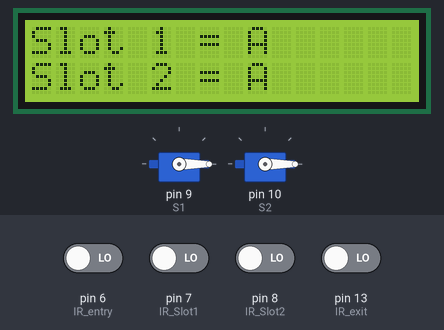
A sketch run on a simulated Arduino Uno, built with avr-gcc and run on an emulated ATmega328P. On the bench: 2 × servo, 16×2 character LCD. Inputs (shaded band) come from the test bench; at power-on: pin 6 (IR_entry), pin 7 (IR_Slot1), pin 8 (IR_Slot2), pin 13 (IR_exit) LOW.

Above: at 5.2 s.
5.3 s: pin 7 (IR_Slot1) driven HIGH
At 6.0 s:
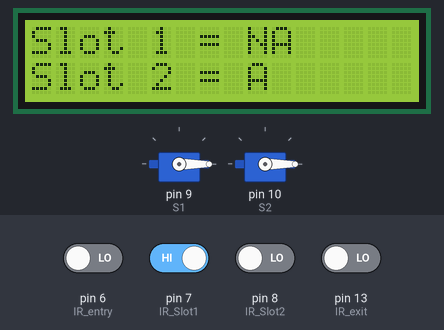
6.8 s: pin 8 (IR_Slot2) driven HIGH
At 8.0 s:
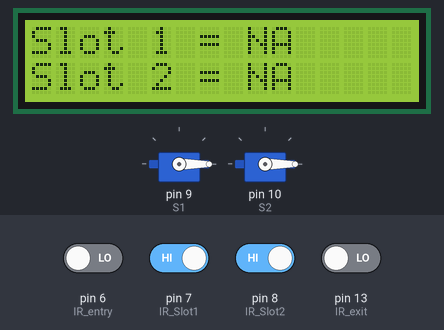
8.3 s: pin 7 (IR_Slot1) driven LOW
At 9.5 s:
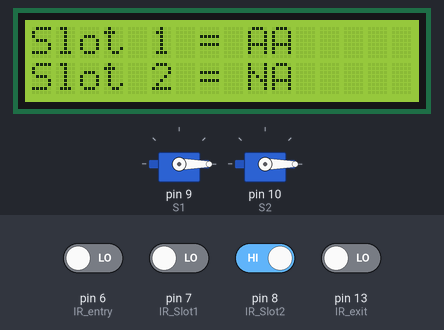
9.8 s: pin 8 (IR_Slot2) driven LOW
At 10.6 s:
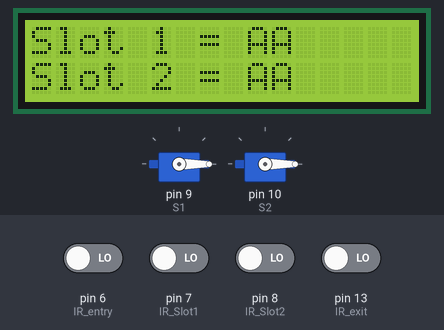
11.3 s: pin 7 (IR_Slot1) driven HIGH
At 11.7 s:
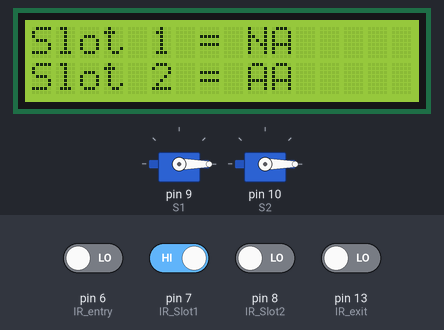
12.8 s: pin 6 (IR_entry) driven HIGH
At 14.1 s:
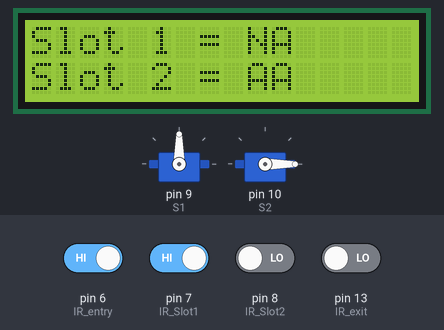
Timing chart, 0 to 15.3 s (numbered marks = the images above; inputs shaded):
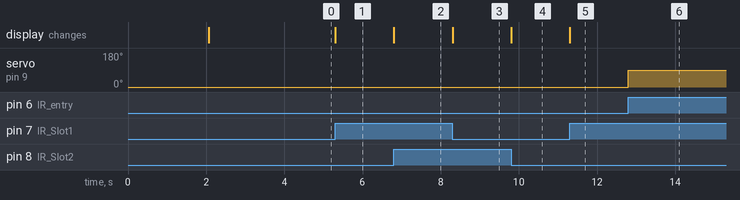

Measured:
- after the input at 5.3 s, the display: changes at once (image 1)
- after the input at 6.8 s, the display: changes at once (image 2)
- after the input at 8.3 s, the display: changes at once (image 3)
- after the input at 9.8 s, the display: changes at once (image 4)
- after the input at 11.3 s, the display: changes at once (image 5)
- after the input at 12.8 s, servo on pin 9 (S1): 0° → 90° at once

The sketch:

fantabulous_migelo1.ino
```cpp
// C++ code
//
#include <LiquidCrystal.h>
#include <Servo.h>

Servo S1, S2;

#define IR_Slot1 7
#define IR_Slot2 8
#define IR_entry 6
#define IR_exit 13

int pos=0;

LiquidCrystal lcd(12, 11, 5, 4, 3, 2);

void setup()
{
  S1.attach(9);
  S2.attach(10);

  S1.write(pos);
  S2.write(pos);
  pinMode(IR_Slot1, INPUT);
  pinMode(IR_Slot2, INPUT);
  pinMode(IR_entry, INPUT);
  pinMode(IR_exit, INPUT);

  lcd.begin(16, 2);

  lcd.setCursor(0, 0);
  lcd.print(" Start Parking ");
  lcd.setCursor(0, 1);
  lcd.print("      System");
  delay(2000);
  lcd.clear();
  lcd.setCursor(0, 0);
  lcd.print("Slot 1 = A");
  lcd.setCursor(0, 1);
  lcd.print("Slot 2 = A");
  delay(2000);
}

void loop()
{
  if(digitalRead(IR_Slot1) == HIGH){
    lcd.setCursor(0, 0);
    lcd.print("Slot 1 = NA");
  } else {
    lcd.setCursor(0, 0);
    lcd.print("Slot 1 = A");
  }

  if(digitalRead(IR_Slot2) == HIGH){
    lcd.setCursor(0, 1);
    lcd.print("Slot 2 = NA");
  } else {
    lcd.setCursor(0, 1);
    lcd.print("Slot 2 = A");
  }

  if(digitalRead(IR_entry)==HIGH){
    S1.write(pos + 90);
  } else {
    S1.write(pos);
  }


  if(digitalRead(IR_exit)==HIGH){
    S2.write(pos + 90);
  } else {
    S2.write(pos);
  }
}
```
